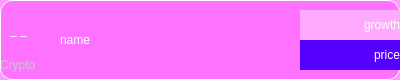
<?xml version="1.0" encoding="UTF-8"?>
<ui version="4.0">
 <class>Form</class>
 <widget class="QWidget" name="Form">
  <property name="geometry">
   <rect>
    <x>0</x>
    <y>0</y>
    <width>400</width>
    <height>80</height>
   </rect>
  </property>
  <property name="minimumSize">
   <size>
    <width>400</width>
    <height>80</height>
   </size>
  </property>
  <property name="windowTitle">
   <string>Form</string>
  </property>
  <property name="styleSheet">
   <string notr="true">background-color: rgba(255, 85, 255, 150);
color: rgb(255, 255, 255);
border-color: rgb(255, 255, 255);
border-style: solid;
border-width: 1px;
border-radius: 12px;</string>
  </property>
  <widget class="QLabel" name="growthLabel">
   <property name="geometry">
    <rect>
     <x>300</x>
     <y>10</y>
     <width>100</width>
     <height>30</height>
    </rect>
   </property>
   <property name="styleSheet">
    <string notr="true">background: none;
border: none;
border-radius: 0px;
background-color: rgb(255, 170, 255);</string>
   </property>
   <property name="text">
    <string>&lt;html&gt;&lt;head/&gt;&lt;body&gt;&lt;p align=&quot;right&quot;&gt;growth&lt;/p&gt;&lt;/body&gt;&lt;/html&gt;</string>
   </property>
  </widget>
  <widget class="QLabel" name="tagLabel">
   <property name="geometry">
    <rect>
     <x>0</x>
     <y>50</y>
     <width>100</width>
     <height>30</height>
    </rect>
   </property>
   <property name="styleSheet">
    <string notr="true">background: none;
border: none;
color: rgb(200, 200, 200);</string>
   </property>
   <property name="text">
    <string>Crypto</string>
   </property>
  </widget>
  <widget class="QLabel" name="nameLabel">
   <property name="geometry">
    <rect>
     <x>60</x>
     <y>10</y>
     <width>120</width>
     <height>60</height>
    </rect>
   </property>
   <property name="styleSheet">
    <string notr="true">background: none;
border: none;</string>
   </property>
   <property name="text">
    <string>name</string>
   </property>
   <property name="wordWrap">
    <bool>true</bool>
   </property>
  </widget>
  <widget class="QLabel" name="priceLabel">
   <property name="geometry">
    <rect>
     <x>300</x>
     <y>40</y>
     <width>100</width>
     <height>30</height>
    </rect>
   </property>
   <property name="maximumSize">
    <size>
     <width>16777215</width>
     <height>16777215</height>
    </size>
   </property>
   <property name="styleSheet">
    <string notr="true">background: none;
border: none;
border-radius: 0px;
background-color: rgb(85, 0, 255);</string>
   </property>
   <property name="text">
    <string>&lt;html&gt;&lt;head/&gt;&lt;body&gt;&lt;p align=&quot;right&quot;&gt;price&lt;/p&gt;&lt;/body&gt;&lt;/html&gt;</string>
   </property>
  </widget>
  <widget class="QLabel" name="chartLabel">
   <property name="geometry">
    <rect>
     <x>180</x>
     <y>10</y>
     <width>120</width>
     <height>60</height>
    </rect>
   </property>
   <property name="styleSheet">
    <string notr="true">background: none;
border: none;</string>
   </property>
   <property name="text">
    <string/>
   </property>
   <property name="scaledContents">
    <bool>true</bool>
   </property>
   <property name="wordWrap">
    <bool>false</bool>
   </property>
  </widget>
  <widget class="QLabel" name="imageLabel">
   <property name="geometry">
    <rect>
     <x>10</x>
     <y>10</y>
     <width>40</width>
     <height>40</height>
    </rect>
   </property>
   <property name="styleSheet">
    <string notr="true">background: none;
border: none;</string>
   </property>
   <property name="text">
    <string>_ _</string>
   </property>
   <property name="scaledContents">
    <bool>true</bool>
   </property>
  </widget>
 </widget>
 <resources/>
 <connections/>
</ui>
